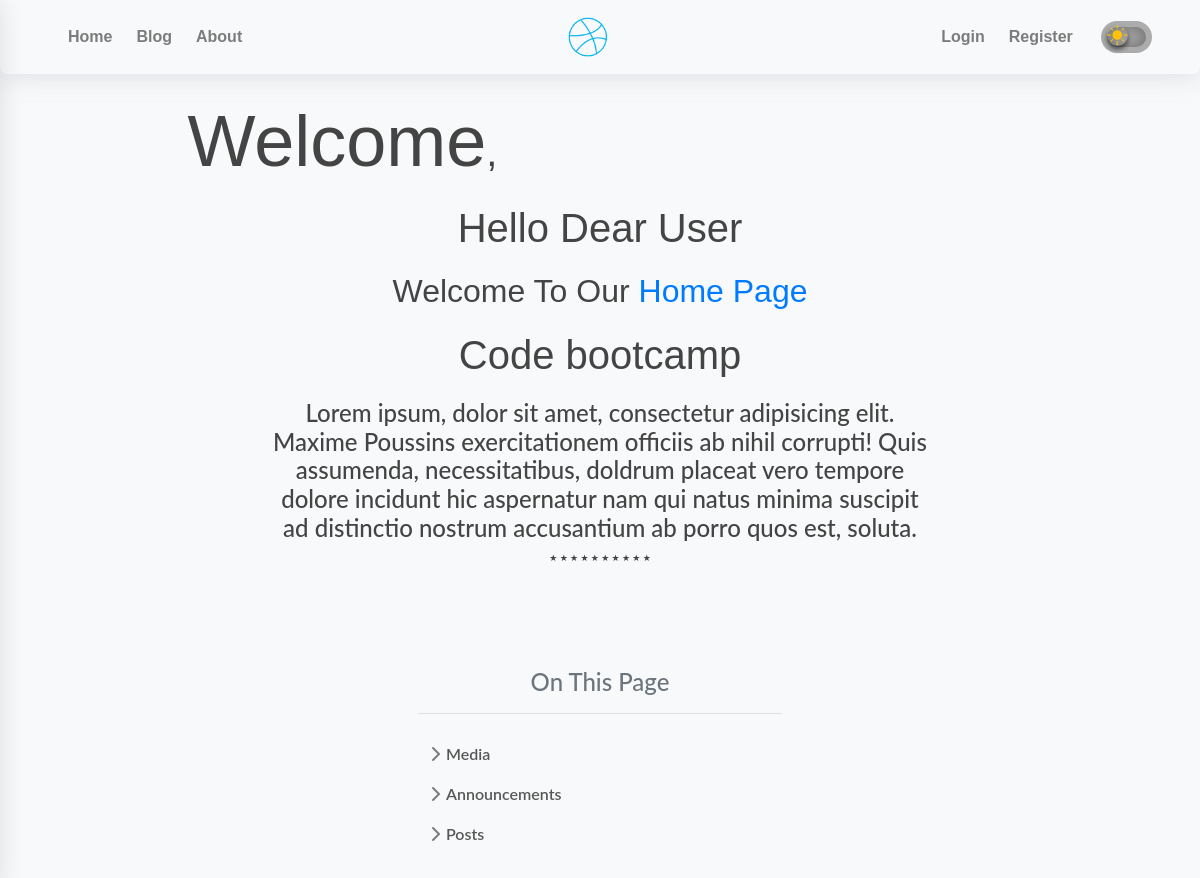
Page /home/ on the earlier database version.
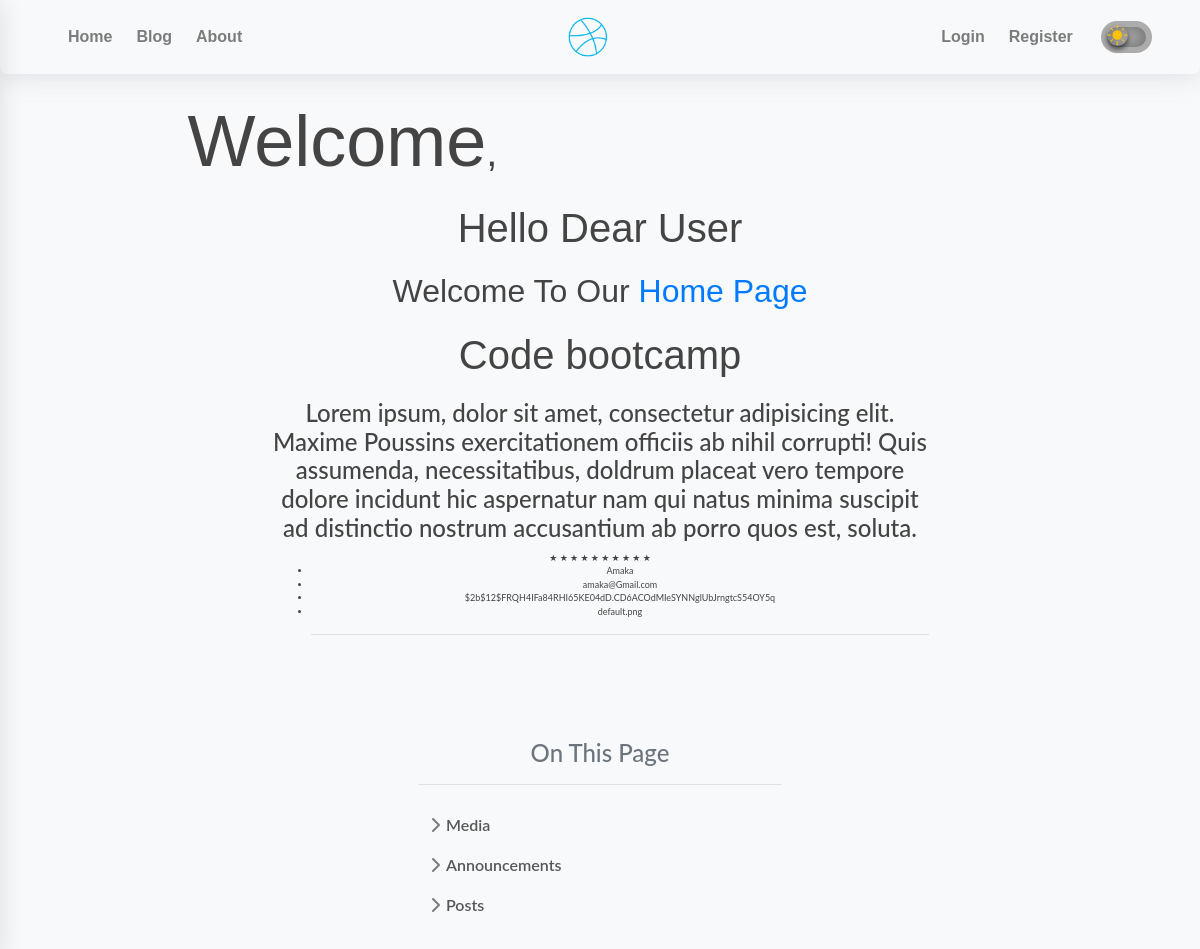
Same page on the later database version.
### flaskblog/models.py (models this page shows, shortened)
class User(db.Model, UserMixin):
    id = db.Column(db.Integer, primary_key=True)
    username = db.Column(db.String(20), unique = True, nullable= False)
    email = db.Column(db.String(120), unique = True, nullable= False)
    image_file = db.Column(db.String(20), nullable= False, default = 'default.png')
    password = db.Column(db.String(60), nullable= False)
    posts = db.relationship('Post',backref= 'author',lazy = True)

### flaskblog/routes.py (the view)
@app.route("/")
@app.route("/home/")
def home():
	return render_template('main.html', title="Home Page", user_words=words, ratings=10, course_list=courses, users = User.query.all())

### flaskblog/templates/main.html (shortened to what this page needs)
{% extends "index.html" %}
{% block page_header %}
  {{super()}}
{% endblock %}
{% block content %}
<div class="col-lg-9">
  <section class="header">
    {% if user_words %}
    <h1 class="intro-text">
      <span class="display-3">Welcome</span>,
    </h1>
    {% else %}
    <h1 class="intro-text">
      <span class="display-3">Welcome</span>,
      <span class="txt-type" data-wait="3000"
        data-words='[" Professional Site for Writers", " For Content Creators that Love to share", "Write and Deploy For YouTube Instructors ", "..Python Developers"]'></span>
    </h1>
    {% endif %}
  </section>
  <section class="container text-center bg-light col-lg-10">
    <div class="bg bg-1">
      {% if author_name %}
      <h1 class="title"><u>Hello {{author_name}} </u> :)</h1>
      {% else %}
      <h1 class="title">Hello Dear User</h1>
      {% endif %}
      <h2>Welcome To Our <a href="#"> Home Page {{author_name}} </a></h2>
    </div>
    <div class="">
      <h1 class="text-title">
        <span> Code bootcamp </span>
      </h1>
      <p class="h4">
        Lorem ipsum, dolor sit amet, consectetur adipisicing elit. Maxime Poussins
        exercitationem officiis ab nihil corrupti! Quis assumenda, necessitatibus,
        doldrum placeat vero tempore dolore incidunt hic aspernatur nam qui natus
        minima suscipit ad distinctio nostrum accusantium ab porro quos est,
        soluta.
      </p>
      <span class="rating">
        {% for rate in range(1,ratings+1) %} &starf; {% endfor %}
      </span>
    </div>
    <ul>
      {% for user in users %}
      <li>{{user.username|title}}</li>
      <li>{{user.email}}</li>
      <li>{{user.password}}</li>
      <li>{{user.image_file}}</li>
      <hr>
      {% endfor %}
    </ul>
  </section>
</div>
{% endblock %}
{% block aside %}
{{super()}}
{% endblock %}

### flaskblog/templates/index.html (shortened to what this page needs)
<!DOCTYPE html>
<html lang="en">
	<head>
		<link href="{{url_for('static', filename = 'lib/animate/animate.min.css')}}" rel="stylesheet" />
		<link rel="stylesheet" href="{{ url_for('static', filename = 'css/bootstrap.min.css') }}" />
		<link rel="stylesheet" href="{{ url_for('static', filename = 'lib/ionicons/css/ionicons.min.css') }}" />
		<link rel="stylesheet" href="{{ url_for('static', filename='css/styles.css') }}" />
	</head>
	<body class="">
		{% block page_header %}
			<header id="header" class="bg-light sticky-top">
				<nav class=" main-nav navbar navbar-expand-md navbar-light wow fadeInDown " role="navigation">
					<div class="collapse navbar-collapse mx-5">
						<ul class="navbar-nav px-2">
							<li class="nav-item mx-1"><a class="nav-link" href="{{url_for('home')}}">Home</a></li>
							<li class="nav-item mx-1"><a class="nav-link" href="{{ url_for('posts') }}">Blog</a></li>
							<li class="nav-item mx-1"><a class="nav-link" href="">About</a></li>
						</ul>
						<h1 class="navbar-brand mx-auto collapsed ">
							<a class="text-light" href="">
								<img class="blog-logo mr-2" src=" {{ url_for('static', filename='images/logo3.png') }} "
									alt="blog logo" srcset="" class="mr-1" />
							</a>
						</h1>
						<ul class="navbar-nav px-2 mr-2">
							{% if current_user.is_authenticated %}
							<li class="nav-item mx-1	">
								<a class="nav-link" href="">New
								Post</a></li>
							<li class="nav-item mx-1"><a class="nav-link" href="{{url_for('account')}}">Account</a></li>
							<li class="nav-item mx-1"><a class="nav-link" href="{{url_for('logout')}}">Logout</a></li>
							<li class=""><a class="nav-item d-inline-flex align-items-center justify-content-center" href="">
								<div class=" ">
									<span class="font-weight-bolder mr-2"></span>
								</div>
								<span class="avatar drop-down" data-bs-toggle="tooltip" data-bs-placement="bottom" title=""
									data-bs-original-title="Ikechukwu Victor">
									<img class="avatar rounded-circle" src="../../static/images/avatars/avatar3.jpg"
										alt="avatar"
										height="35" width="35" data-bs-toggle="tooltip" data-bs-html="true"
										data-bs-placement="bottom"
										title="" data-bs-original-title="{{current_user.username}}">
									<span class="avatar-status-online"></span>
								</span>
							</a></li>
							{% else %}
							<li class="nav-item mx-1"><a class="nav-link" href="{{ url_for('login') }}">Login</a></li>
							<li class="nav-item mx-1"><a class="nav-link" href="{{ url_for('register') }}" target="_blank">Register</a></li>
							{% endif %}
						</ul>
						<label for="" id="dark-mode-toggle"></label>
					</div>
				</nav>
			</header>
		{% endblock %}
		<main role="main" class="container mt-3 pb-4 pt-2">
			<div class="row justify-content-center">
						{% block content %}
						{% endblock %}
				{% block aside %}
				<aside
					class=" content-section wow fadeInRight bd-aside col-md-4 sticky-right text-muted align-self-start px-2"
					data-wow-delay="0.2s">
					<h2 class="h4 pt-4 pb-3 mb-4 border-bottom text-capitalize text-center">On this page</h2>
					<nav class="small" id="toc">
						<ul class="list-unstyled">
							<li class="my-2">
								<button class="btn d-inline-flex align-items-center collapsed" data-bs-toggle="collapse"
									aria-expanded="false" data-bs-target="#contents-collapse"
									aria-controls="contents-collapse">Media</button>
							</li>
							<li class="my-2">
								<button class="btn d-inline-flex align-items-center collapsed" data-bs-toggle="collapse"
									aria-expanded="false" data-bs-target="#forms-collapse"
									aria-controls="forms-collapse">Announcements</button>
							</li>
							<li class="my-2">
								<button class="btn d-inline-flex align-items-center collapsed" data-bs-toggle="collapse"
									aria-expanded="false" data-bs-target="#components-collapse"
									aria-controls="components-collapse">Posts</button>
							</li>
						</ul>
					</nav>
				</aside>
				{% endblock %}
			</div>
		</main>
	</body>
</html>

### flaskblog/static/css/styles.css (style rules this page uses)
:root { --dark: #343a40; --Very-Dark-Blue: hsl(230, 17%, 14%); --Very-Dark-top: hsl(232, 19%, 15%); --Dark-Desaturated-Blue-card: hsl(228, 28%, 20%); --Desaturated-Blue-Text: hsl(228, 34%, 66%); --White-Text: hsl(0, 0%, 100%); }
*, *::before, *::after { box-sizing: border-box; margin: 0; }
body { background: white; color: #444; background: var(--light); font-family: "Rubik", "Lato", "Open Sans", sans-serif; font-size: 1rem; overflow-x: hidden; scroll-behavior: smooth; scroll-margin-top: 2rem; transition: all ease-in-out .3s; }
body * { transition: all .3s ease-in; }
a { color: #007bff; transition: 0.5s; }
p { padding: 0; margin: 0 0 30px 0; }
h1, h2, h3, h4, h5, h6 { font-family: "Montserrat", sans-serif; font-weight: 400; margin: 0 0 20px 0; padding: 0; }
#header { height: 74px; transition: all 0.5s; z-index: 99; transition: all 0.8s ease-in-out; clear: both; }
#header * { clear: both; }
#switch-theme + label { font-size: 2.8rem; text-indent: -100vw; cursor: pointer; background: rgba(128, 128, 128, 0.637); position: relative; border: solid 0.38rem transparent; width: 3.2rem; height: 2rem; border-radius: 2rem; box-shadow: inset 0 0 1rem rgba(0, 0, 0, 0.4); pointer-events: all; }
#switch-theme + label::after { position: absolute; top: -2px; left: 0; box-sizing: border-box; align-items: center; justify-content: center; padding: 0.5rem; width: 1.3rem; height: 1.3rem; font-size: 2rem; border-radius: 50%; box-shadow: 0 0.2rem 0.3rem rgba(0, 0, 0, 0.575); color: var(--yellow); text-indent: 0; text-transform: uppercase; transition: 0.5rem all ease-in-out; display: inline-flex; font-family: "Ionicons"; content: "\f4b7"; }
.main-nav { min-width: 80%; max-width: auto; height: 100%; position: relative; box-shadow: 0px 0px 28px rgba(127, 137, 161, 0.267); border-bottom-left-radius: 7px; border-bottom-right-radius: 7px; }
.main-nav, .main-nav * { margin: 0; padding: 0; list-style: none; }
.main-nav a { display: block; position: relative; padding: 10px 5px; transition: 0.3s; font-size: 1rem; font-family: "Montserrat", sans-serif !important; font-weight: 700 !important; }
.blog-logo { width: 40px !important; height: 40px !important; }
.btn::after { content: ""; display: inline-flex; width: 100%; height: 100%; border-radius: 5rem; position: absolute; background: none; top: 0; left: 0; z-index: -2; transition: all 0.4s; }
.bd-aside .btn { padding: .25rem .5rem; font-weight: 600; color: rgba(0, 0, 0, 0.65); border: 0; }
.bd-aside .btn::before { width: 1.25em; line-height: 0; transition: transform .35s ease; transform-origin: .5em 50%; }
@media (min-width: 1200px) { .bd-aside, .bd-cheatsheet { padding-top: 4rem; } }
@media (min-width: 1200px) { .bd-aside { grid-area: 1 / 3; scroll-margin-top: 4rem; } }
@media (max-width: 75em) { body { font-size: 56.25%; } }

Differences in the rows shown:
added User: username "Amaka", email "amaka@Gmail.com", password "$2b$12$FRQH4IFa84RHI65KE04dD.CD6ACOdMIeSYNNglUbJrngtcS54OY5q", image_file "default.png"
